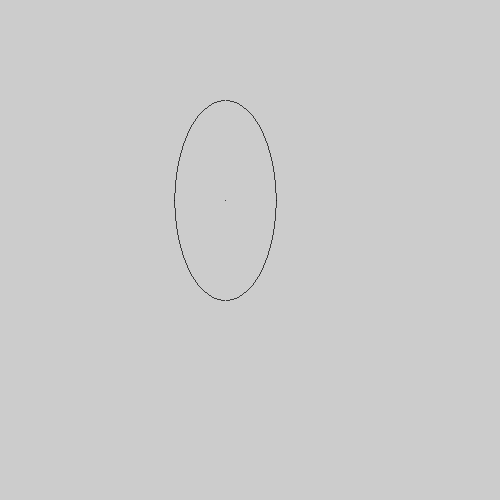
Frame 1 (no input)
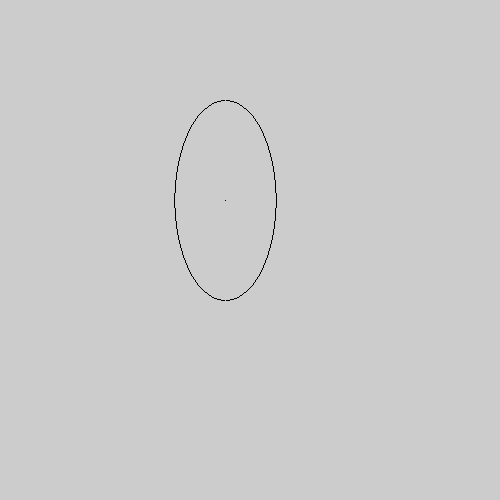
Frame 60 (the mouse pressed at the canvas centre just before this capture)
Frame 120 (the mouse held since frame 60 and released just before this capture): identical to frame 60, image omitted

The Processing sketch that drew these frames (run headless with seeded random() and noise(); from frame 60 on, the mouse is pressed at the canvas centre):

// Processing sketch: sketch_2BreeshamAlg
// ── sketch_2BreeshamAlg.pde
void setup(){
size(500,500);
}

int x1=100,y1=150,a=50,b=100,xc=250,yc=700;

void draw(){
  
  float x=0,y=b;
  float p;
  point(x1+xc/2, yc/2-y1);
  p=2*b*b+a*a*(1-2*b);
  while (y>0)
  {
    if(b*b*x<a*a*y)
    {
      if(p<=a*a/2)
         p+=2*b*b*(3+2*x);
       else
        { p+=2*b*b*(3+2*x)-4*a*a*(y-1);y--;}
         x++;
    }
    else
    {
       if (p<=b*b/2)
         p+=2*a*a+4*a*a*(y-1);
         else
        { p+=2*a*a+4*a*a*(y-1)-4*b*b*(x+1);x++;}
         y--;
    }
    point(x+xc/2+x1,y+yc/2-y1);
    point(-x+xc/2+x1 ,y+yc/2-y1);
    point(x+xc/2+x1,-y+yc/2-y1);
    point(-x+xc/2+x1,-y+yc/2-y1);
    
  }
  
}
